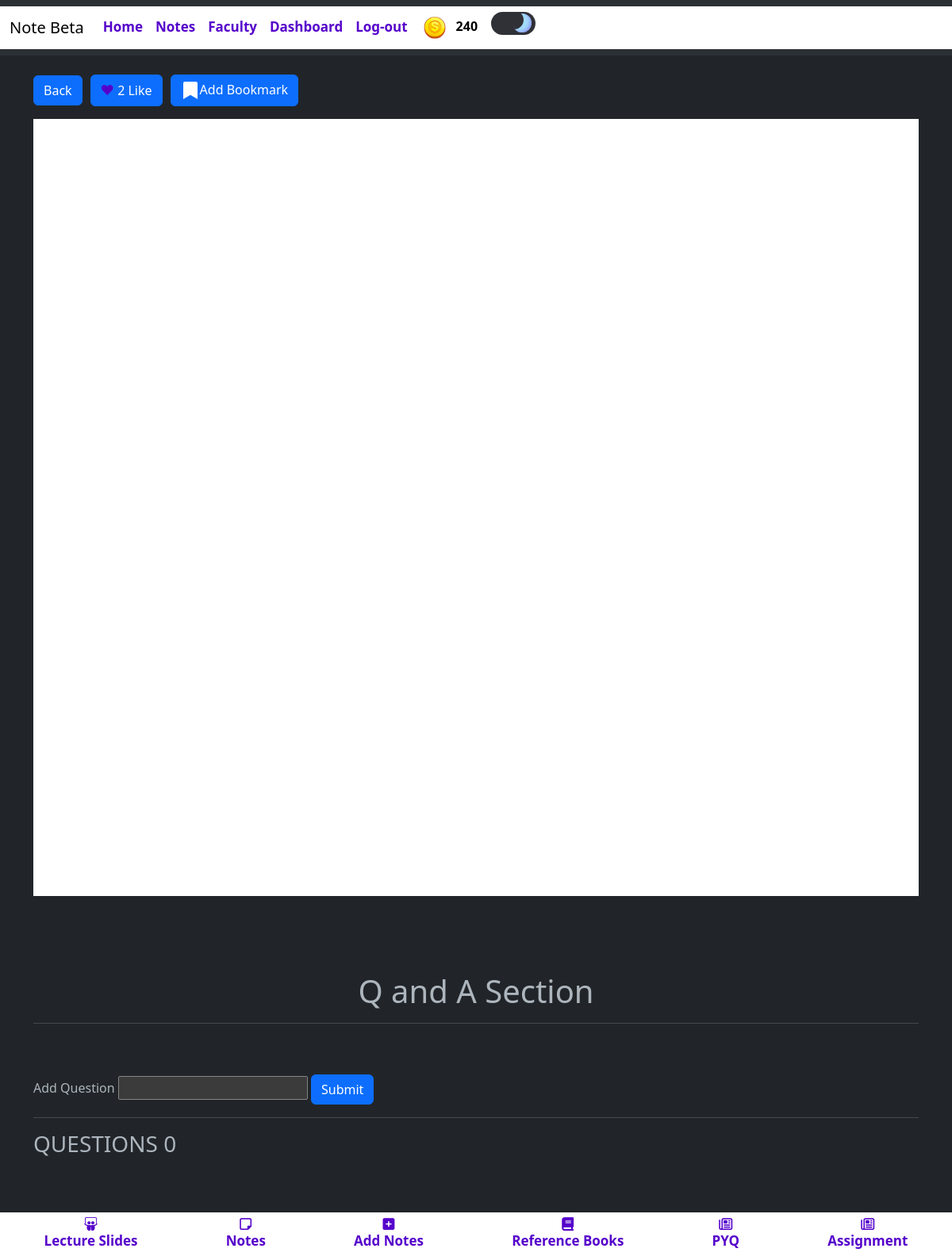
/notes/automata-theory/ (signed in), run on an earlier commit of the app's database.
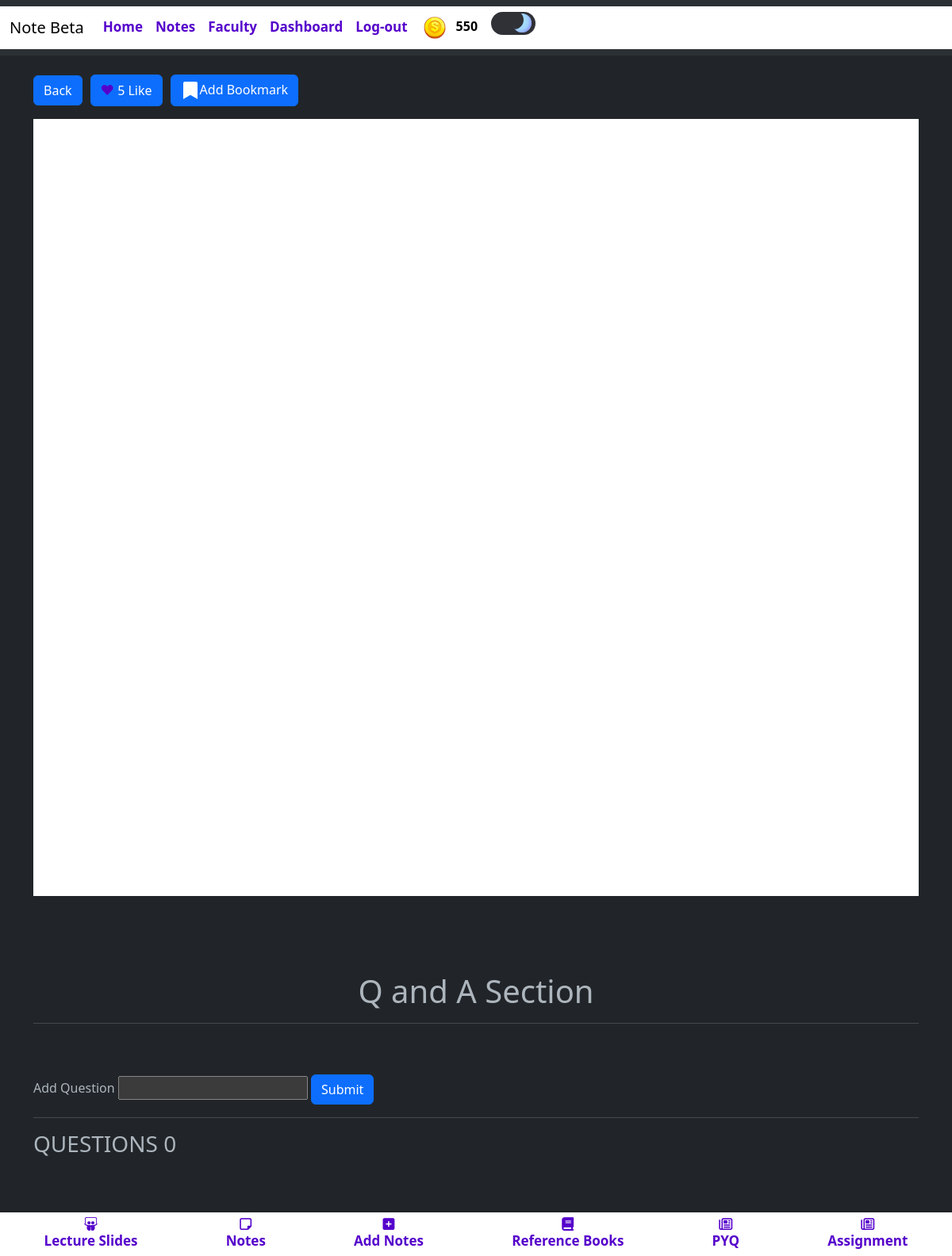
And on a later commit of the database.
### blogapp/models.py (models this page shows, shortened)
class UserAccount(AbstractBaseUser, PermissionsMixin):
    email = models.CharField(max_length = 50,unique=True)
    name = models.CharField(max_length=200)
    is_active = models.BooleanField(default=True)
    is_mod = models.BooleanField(default=False)
    is_nUser = models.BooleanField(default=True)
    is_staff = models.BooleanField(default=False)
    coins_scored = models.IntegerField(default=100,null=True,blank=True)
    rank = models.IntegerField(default=0)
    bookmarks = models.ManyToManyField('blogapp.Notes', blank=True)
    is_emailVerified = models.BooleanField(default=False)
    objects = UserAccountManager()
    USERNAME_FIELD = 'email'
    REQUIRED_FIELDS = ['name']

class Notes(models.Model):
    typ = (
        ('Assignment','Assignment'),
        ('Experiment','Experiment'),
        ('Notes','Notes'),
        ('ReferenceBook','Reference Book'),
        ('LectureSlides','Lecture Slides'),
        ('PYQ','PYQ'),
    )
    mods = (
        ('1','1'),
        ('2','2'),
        ('3','3'),
        ('4','4'),
        ('5','5'),
        ('6','6'),
    )
    desc = models.TextField(max_length=500,null=True,blank=True)
    mod = models.CharField(max_length=5,choices=mods,null=True,blank=True)
    file = models.FileField(upload_to='notes/')
    author = models.ForeignKey(UserAccount,on_delete=models.CASCADE)
    status = models.BooleanField(default=False)
    likes = models.ManyToManyField(UserAccount,related_name="notes_like",default=0)
    views = models.PositiveIntegerField(default=0)
    buy=models.ManyToManyField(UserAccount,related_name="buy_notes")
    typeN = models.CharField(max_length=50,null=True,blank=True,choices=typ)
    docid = models.CharField(max_length=300,null=True,blank=True)
    sub =  models.ForeignKey(Subject,on_delete=models.CASCADE,null=True,blank=True)
    slug = AutoSlugField(populate_from = 'sub',unique=True,null=True,default=None)
    nDetail = models.CharField(max_length=100,null=True,blank=True)
    def comnt(self):
        return f'/notes/{self.slug}/comment/'

### blogapp/views.py (the view)
# urls.py: path('notes/<slug:slug>/',views.noteViewer,name='notesViewer'),
@login_required(login_url='/login/')
@login_required(login_url='/login/')
def noteViewer(request, slug):
    notes = Notes.objects.filter(slug=slug)
    note = get_object_or_404(Notes, slug=slug)
    cmnt = Comment.objects.filter(toU = note.author)
    total_comments = note.comment_set.count()
    view_count = request.session.get('view_count', {})
    if not view_count.get(slug):
        view_count[slug] = 0
    if request.user in note.buy.all():
       if request.method == 'POST':
           if 'bookmark' in request.POST:
               user = request.user
               bookmarked_notes = user.bookmarks.all()
               if note in bookmarked_notes:
                   user.bookmarks.remove(note)
               else:
                   user.bookmarks.add(note)
           else:
               view_count[slug] += 1
               request.session['view_count'] = view_count
    else:
        messages.error(request,"You have not buyed the note")
        return redirect('notes')
    user = request.user
    bookmarked_notes = user.bookmarks.all()
    is_bookmarked = note in bookmarked_notes
    context = {
        'notes': notes,
        'note': note,
        'view_count': view_count.get(slug, 0),
        'is_bookmarked': is_bookmarked,
        'cmnt' : cmnt,
        'total_comments':total_comments
    }
    return render(request, 'main/noteViewer.html', context)

### templates/main/noteViewer.html (shortened to what this page needs)
{% extends 'index.html' %}
{% block content %}
<div class="container mt-4">
  <div class="d-flex align-items-center mb-3">
    <a href="{% url 'notes' %}" class="btn btn-primary mr-3">Back</a>
    <form action="{% url 'like_notes' note.pk %}" method="POST">
      {% if request.user in note.likes.all %}
      <button type="submit" class="btn btn-primary liked" style="margin-left: 10px; margin-right: 10px;">
        <span class="heart-icon">&hearts;</span> {{ note.likes.count }} Liked
      </button>
      {% else %}
      <button type="submit" class="btn btn-primary like" style="margin-left: 10px; margin-right: 10px;">
        <span class="heart-icon">&hearts;</span> {{ note.likes.count }} Like
      </button>
      {% endif %}
    </form>
    {% if is_bookmarked %}
    <form method="POST" action="{% url 'notesViewer' note.slug %}">
      {% csrf_token %}
      <button type="submit" name="bookmark" value="remove" class="btn btn-danger">
        <i class="fa fa-bookmark" aria-hidden="true"></i><i class="fa fa-bookmark-o" aria-hidden="true"></i>
                  &nbsp; Remove Bookmark
      </button>
    </form>
    {% else %}
    <form method="POST" action="{% url 'notesViewer' note.slug %}">
      <button type="submit" name="bookmark" value="add" class="btn btn-primary">
        <svg
                    xmlns="http://www.w3.org/2000/svg"
                    width="24"
                    height="24"
                    viewBox="0 0 24 24"
                  >
                  <path fill="currentColor" d="M19 0H5C3.9 0 3 .9 3 2v20l9-5.2L21 22V2c0-1.1-.9-2-2-2z"/>
                  </svg>Add Bookmark
      </button>
    </form>
    {% endif %}
  </div>
<div class="row">
  <iframe src="{{ note.docid }}" width="840" height="980" allow="autoplay"></iframe>
</div>
<br>
<br><br><br>
  <h1 style="text-align: center;">Q and A Section</h1>
  <hr><br>
<br>
  <div class="row">
    <form action="{{note.comnt}}" method="post">
      <label for="">Add Question</label>
      <input type="text" name="cmnt" id="">
      <button type="submit" class="btn btn-primary">Submit</button>
    </form>
  </div>
  <hr>
  <div class="row">
    <h3>QUESTIONS {{total_comments}}</h3>
  </div>
</div>
{% endblock %}

### templates/components/header.html (shortened to what this page needs)
{% load static %}
<nav class="navbar navbar-expand-lg bg-body-tertiary" >
    <div class="container-fluid" style="background-color: white;">
      <a class="navbar-brand mb-0 h1" href="{% url 'notes'%}" style="color: black;">Note Beta</a>
      <div class="collapse navbar-collapse" id="navbarTogglerDemo03">
        <ul class="navbar-nav me-auto mb-2 mb-lg-0" >
          {% if user.is_authenticated %}
          <li class="nav-item">
            <a class="nav-link abc" href="{% url 'home' %}" >Home</a>
          </li>
          <li class="nav-item" >
            <a class="nav-link abc" href="{% url 'notes' %}" >Notes</a>
          </li>
          <li class="nav-item" >
            <a class="nav-link abc" href="{% url 'teacher' %}" >Faculty</a>
          </li>
          <li class="nav-item" >
            <a class="nav-link abc" href="{% url 'dashboard' %}" >Dashboard</a>
          </li>
          <li class="nav-item">
            <a class="nav-link abc" href="{% url 'logout' %}" >Log-out</a>
          </li>
          {% endif %}
          {% if user.is_authenticated %}
          <table class="coins">
          <th>
          <img src="{% static 'images/coin.png' %}" alt="">
          </th>
          <th>
          <p class="cna" id="cna" style="color: black;">{{ user.coins_scored }}</p>
          </th>
          </table>
    {% endif %}
            <label class="switch">
              <span class="slider"></span>
            </label>
      </div>
    </div>
  </nav>

What changed in the data, as far as the page shows it:
changed UserAccount: coins_scored "240" → "550"
computed for Notes: likes.count "2" → "5"
